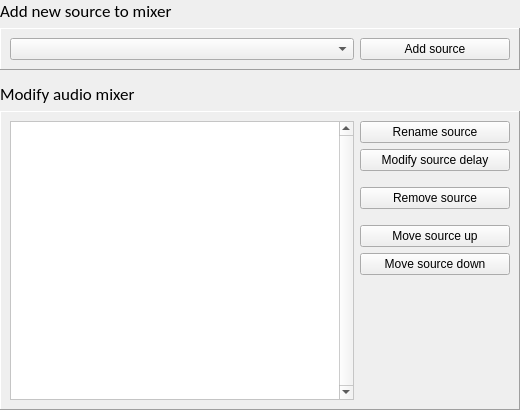
<?xml version="1.0" encoding="UTF-8"?>
<ui version="4.0">
 <class>AudioMixerPage</class>
 <widget class="QWidget" name="AudioMixerPage">
  <property name="geometry">
   <rect>
    <x>0</x>
    <y>0</y>
    <width>520</width>
    <height>410</height>
   </rect>
  </property>
  <property name="windowTitle">
   <string>Form</string>
  </property>
  <layout class="QGridLayout" name="gridLayout">
   <property name="leftMargin">
    <number>0</number>
   </property>
   <property name="topMargin">
    <number>0</number>
   </property>
   <property name="rightMargin">
    <number>0</number>
   </property>
   <property name="bottomMargin">
    <number>0</number>
   </property>
   <item row="0" column="0">
    <widget class="QLabel" name="label">
     <property name="font">
      <font>
       <family>Calibri</family>
       <pointsize>13</pointsize>
      </font>
     </property>
     <property name="text">
      <string>Add new source to mixer</string>
     </property>
    </widget>
   </item>
   <item row="4" column="0">
    <widget class="QLabel" name="label_2">
     <property name="font">
      <font>
       <family>Calibri</family>
       <pointsize>13</pointsize>
      </font>
     </property>
     <property name="text">
      <string>Modify audio mixer</string>
     </property>
    </widget>
   </item>
   <item row="1" column="0">
    <widget class="StyledFrame" name="frame">
     <property name="frameShape">
      <enum>QFrame::Panel</enum>
     </property>
     <property name="frameShadow">
      <enum>QFrame::Raised</enum>
     </property>
     <layout class="QGridLayout" name="gridLayout_2">
      <item row="0" column="1">
       <widget class="QPushButton" name="addBtn">
        <property name="minimumSize">
         <size>
          <width>150</width>
          <height>0</height>
         </size>
        </property>
        <property name="maximumSize">
         <size>
          <width>150</width>
          <height>16777215</height>
         </size>
        </property>
        <property name="text">
         <string>Add source</string>
        </property>
       </widget>
      </item>
      <item row="0" column="0">
       <widget class="QComboBox" name="sourceBox"/>
      </item>
     </layout>
    </widget>
   </item>
   <item row="2" column="0">
    <spacer name="verticalSpacer_3">
     <property name="orientation">
      <enum>Qt::Vertical</enum>
     </property>
     <property name="sizeType">
      <enum>QSizePolicy::Fixed</enum>
     </property>
     <property name="sizeHint" stdset="0">
      <size>
       <width>20</width>
       <height>7</height>
      </size>
     </property>
    </spacer>
   </item>
   <item row="5" column="0">
    <widget class="StyledFrame" name="frame_2">
     <property name="frameShape">
      <enum>QFrame::Panel</enum>
     </property>
     <property name="frameShadow">
      <enum>QFrame::Raised</enum>
     </property>
     <layout class="QHBoxLayout" name="horizontalLayout">
      <item>
       <widget class="QScrollArea" name="scrollArea">
        <property name="palette">
         <palette>
          <active>
           <colorrole role="Base">
            <brush brushstyle="SolidPattern">
             <color alpha="255">
              <red>255</red>
              <green>255</green>
              <blue>255</blue>
             </color>
            </brush>
           </colorrole>
           <colorrole role="Window">
            <brush brushstyle="SolidPattern">
             <color alpha="255">
              <red>255</red>
              <green>255</green>
              <blue>255</blue>
             </color>
            </brush>
           </colorrole>
          </active>
          <inactive>
           <colorrole role="Base">
            <brush brushstyle="SolidPattern">
             <color alpha="255">
              <red>255</red>
              <green>255</green>
              <blue>255</blue>
             </color>
            </brush>
           </colorrole>
           <colorrole role="Window">
            <brush brushstyle="SolidPattern">
             <color alpha="255">
              <red>255</red>
              <green>255</green>
              <blue>255</blue>
             </color>
            </brush>
           </colorrole>
          </inactive>
          <disabled>
           <colorrole role="Base">
            <brush brushstyle="SolidPattern">
             <color alpha="255">
              <red>255</red>
              <green>255</green>
              <blue>255</blue>
             </color>
            </brush>
           </colorrole>
           <colorrole role="Window">
            <brush brushstyle="SolidPattern">
             <color alpha="255">
              <red>255</red>
              <green>255</green>
              <blue>255</blue>
             </color>
            </brush>
           </colorrole>
          </disabled>
         </palette>
        </property>
        <property name="verticalScrollBarPolicy">
         <enum>Qt::ScrollBarAlwaysOn</enum>
        </property>
        <property name="horizontalScrollBarPolicy">
         <enum>Qt::ScrollBarAlwaysOff</enum>
        </property>
        <property name="widgetResizable">
         <bool>true</bool>
        </property>
        <widget class="QWidget" name="inputList">
         <property name="geometry">
          <rect>
           <x>0</x>
           <y>0</y>
           <width>325</width>
           <height>272</height>
          </rect>
         </property>
         <layout class="QVBoxLayout" name="inputListLayout">
          <property name="leftMargin">
           <number>6</number>
          </property>
          <property name="topMargin">
           <number>6</number>
          </property>
          <property name="rightMargin">
           <number>6</number>
          </property>
          <property name="bottomMargin">
           <number>6</number>
          </property>
          <item>
           <spacer name="verticalSpacer_4">
            <property name="orientation">
             <enum>Qt::Vertical</enum>
            </property>
            <property name="sizeHint" stdset="0">
             <size>
              <width>0</width>
              <height>0</height>
             </size>
            </property>
           </spacer>
          </item>
         </layout>
        </widget>
       </widget>
      </item>
      <item>
       <widget class="QWidget" name="widget" native="true">
        <layout class="QVBoxLayout" name="verticalLayout">
         <property name="leftMargin">
          <number>0</number>
         </property>
         <property name="topMargin">
          <number>0</number>
         </property>
         <property name="rightMargin">
          <number>0</number>
         </property>
         <property name="bottomMargin">
          <number>0</number>
         </property>
         <item>
          <widget class="QPushButton" name="renameBtn">
           <property name="text">
            <string>Rename source</string>
           </property>
          </widget>
         </item>
         <item>
          <widget class="QPushButton" name="delayBtn">
           <property name="text">
            <string>Modify source delay</string>
           </property>
          </widget>
         </item>
         <item>
          <spacer name="verticalSpacer">
           <property name="orientation">
            <enum>Qt::Vertical</enum>
           </property>
           <property name="sizeType">
            <enum>QSizePolicy::Fixed</enum>
           </property>
           <property name="sizeHint" stdset="0">
            <size>
             <width>150</width>
             <height>10</height>
            </size>
           </property>
          </spacer>
         </item>
         <item>
          <widget class="QPushButton" name="removeBtn">
           <property name="text">
            <string>Remove source</string>
           </property>
          </widget>
         </item>
         <item>
          <spacer name="verticalSpacer_2">
           <property name="orientation">
            <enum>Qt::Vertical</enum>
           </property>
           <property name="sizeType">
            <enum>QSizePolicy::Fixed</enum>
           </property>
           <property name="sizeHint" stdset="0">
            <size>
             <width>20</width>
             <height>10</height>
            </size>
           </property>
          </spacer>
         </item>
         <item>
          <widget class="QPushButton" name="moveUpBtn">
           <property name="text">
            <string>Move source up</string>
           </property>
          </widget>
         </item>
         <item>
          <widget class="QPushButton" name="moveDownBtn">
           <property name="text">
            <string>Move source down</string>
           </property>
          </widget>
         </item>
         <item>
          <spacer name="verticalSpacer_5">
           <property name="orientation">
            <enum>Qt::Vertical</enum>
           </property>
           <property name="sizeHint" stdset="0">
            <size>
             <width>20</width>
             <height>0</height>
            </size>
           </property>
          </spacer>
         </item>
        </layout>
       </widget>
      </item>
     </layout>
    </widget>
   </item>
  </layout>
 </widget>
 <customwidgets>
  <customwidget>
   <class>StyledFrame</class>
   <extends>QFrame</extends>
   <header>Widgets/styledframe.h</header>
   <container>1</container>
  </customwidget>
 </customwidgets>
 <tabstops>
  <tabstop>sourceBox</tabstop>
  <tabstop>addBtn</tabstop>
  <tabstop>scrollArea</tabstop>
  <tabstop>renameBtn</tabstop>
  <tabstop>delayBtn</tabstop>
  <tabstop>removeBtn</tabstop>
  <tabstop>moveUpBtn</tabstop>
  <tabstop>moveDownBtn</tabstop>
 </tabstops>
 <resources/>
 <connections/>
</ui>
